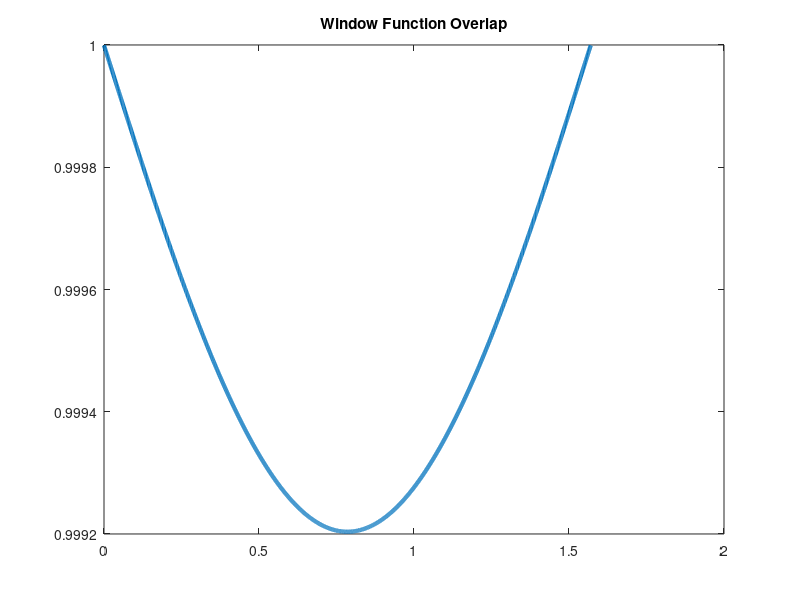

MATLAB code for this plot: (Note: this script raises an error after producing the figure.)
%%
t = [0:1e-3:pi/2 (pi/2)*ones(1,2e3)  pi/2:1e-3:pi];
w = sin(t).^2;
t1 = linspace(0,4,length(t));
plot(t1,w,'LineWidth',3)
title('Continuous Window Function ')
xlabel('t [\mus]')
%%
t = [0:1e-3:pi/2];
w = sin(t).^2;
w2 = fliplr(w)+w;
plot(t,w2,'LineWidth',3)
title('Window Function Overlap')
% 802.11 window function for OFDM
%% borrowing from myself
numSym = 280;
LFSR = ones(7,1);
pilotPolar = NaN(2^length(LFSR)-1,1);
for nn = 1:2^length(LFSR)-1
    nxt = mod(LFSR(end)+LFSR(4),2);
    pilotPolar(nn) = nxt;
    LFSR = [nxt; LFSR(1:end-1)];
end
clear LFSR
pilotPolar = -2*pilotPolar+1;
pilotPolarInd = mod(0:numSym-1,127)+1; % used for indexing purposes later

M = NaN(48,1);%NaN(rateStruct.NMSPOS,1);
LSI = (0:48-1).';%(0:rateStruct.NMSPOS-1).'; %logical subcarrier index
M(LSI>=0 & LSI<=4) = LSI(LSI>=0 & LSI<=4)-26;
M(LSI>=5 & LSI<=17) = LSI(LSI>=5 & LSI<=17)-25;
M(LSI>=18 & LSI<=23) = LSI(LSI>=18 & LSI<=23)-24;
M(LSI>=24 & LSI<=29) = LSI(LSI>=24 & LSI<=29)-23;
M(LSI>=30 & LSI<=42) = LSI(LSI>=30 & LSI<=42)-22;
M(LSI>=43 & LSI<=47) = LSI(LSI>=43 & LSI<=47)-21;
%
Pk = zeros(53,1);
pilotInds = [6 20 34 48];
pilotVals = [1 1 1 -1];
Pk(pilotInds) = pilotVals;
%% system parameters for 802.11n
dF = 20e6/64;
TFFT = 1/dF;
TG = TFFT/4;
dt = TFFT/64;
t = 0:dt:TFFT-dt;
k = (-26:26).';
k2 = (-32:31).';
r = NaN(64,1)+1j*NaN(64,1);

%% ifft without explicit for loop
d = (1:48).';
% for ii = 1:length(t)
% t1 = d.*exp(1j*2*pi*M*dF*(t(ii)-TG)); %first sum
% t2 = sum(t1);
% t3 = Pk.*exp(1j*2*pi*k*dF*(t(ii)-TG));
% t4 = pilotPolar(pilotPolarInd(1))*sum(t3);
% r(ii) = t2+t4;
% end
% new way of doing DFT without (explicit) for loops
T1 = sum(d.*exp(1j*2*pi*dF*M*(t-TG)));
T2 = pilotPolar(pilotPolarInd(1))*sum(Pk.*exp(1j*2*pi*dF*k*(t-TG)));
R = (T1+T2).'/8;

% subplot(1,2,1)
% plot(real(R))
% title('real(R)')
% subplot(1,2,2)
% plot(imag(R))
% title('imag(R)')

r = sum(R.*exp(-1j*2*pi*dF*k2*(t))).'/8;

%%

x = [0 0 0 0 0 0 1 -1 -1 1 -1 1 1 -1 -1 1 1 -1 1 -1 -1 -1 -1 -1 -1 1 -1 1 -1 1 -1 -1 ...
    0 1 -1 -1 -1 -1 -1 1 1 1 -1 -1 1 -1 -1 1 -1 -1 1 -1 -1 -1 1 -1 1 -1 -1 0 0 0 0 0].';
%% mandelbrot set attempt
n = 3;
d = 2;
dn = 1e-3;
z = (-n:dn:n)+1j*(n:-dn:-n).';
z1= z;
z2 = zeros([size(z) d]);
for ii = 1:d
z2(:,:,ii) = z1.^2+1;
%z22 = abs(z2)<=2;
z1 = z2(:,:,ii);
end
z22 = abs(sum(z2,3))<=2;
imagesc(z22)
%% check my stuff against MathWorks
Omod = comm.OFDMModulator('FFTLength',64,'NumGuardBandCarriers',[6;5],...
    'InsertDCNull',true,'PilotInputPort',true,...
    'PilotCarrierIndices',[12; 26;40;54],...
    'CyclicPrefixLength',16,'NumSymbols',numSym);

r2 = step(Omod,x,pnn([1 2 4 5],1:numSym));

awgnc = comm.AWGNChannel('NoiseMethod','Signal to noise ratio (Es/No)',...
    'SamplesPerSymbol',1,'EsNo',20);
r3 = awgnc(r2);
Demod = comm.OFDMDemodulator(Omod);
% v = step(Demod,r);
v2 = step(Demod,r3);

check = abs(x-v2)
% ouch